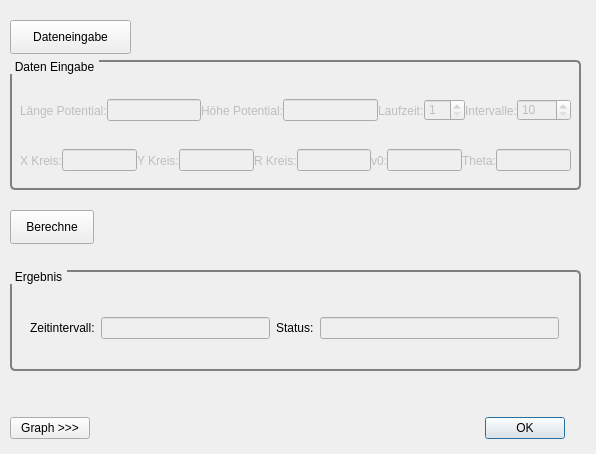
<?xml version="1.0" encoding="UTF-8"?>
<ui version="4.0">
 <class>dlgMinigolf</class>
 <widget class="QDialog" name="dlgMinigolf">
  <property name="geometry">
   <rect>
    <x>0</x>
    <y>0</y>
    <width>596</width>
    <height>454</height>
   </rect>
  </property>
  <property name="windowTitle">
   <string>Simulation: Minigolf</string>
  </property>
  <widget class="QPushButton" name="pbBerechne">
   <property name="geometry">
    <rect>
     <x>10</x>
     <y>210</y>
     <width>84</width>
     <height>34</height>
    </rect>
   </property>
   <property name="text">
    <string>Berechne</string>
   </property>
  </widget>
  <widget class="QWidget" name="layoutWidget">
   <property name="geometry">
    <rect>
     <x>10</x>
     <y>410</y>
     <width>555</width>
     <height>36</height>
    </rect>
   </property>
   <layout class="QHBoxLayout" name="horizontalLayout_3">
    <item>
     <widget class="QPushButton" name="pbGraphik">
      <property name="text">
       <string>Graph &gt;&gt;&gt;</string>
      </property>
     </widget>
    </item>
    <item>
     <spacer name="horizontalSpacer">
      <property name="orientation">
       <enum>Qt::Horizontal</enum>
      </property>
      <property name="sizeHint" stdset="0">
       <size>
        <width>98</width>
        <height>20</height>
       </size>
      </property>
     </spacer>
    </item>
    <item>
     <widget class="QDialogButtonBox" name="buttonBox">
      <property name="orientation">
       <enum>Qt::Horizontal</enum>
      </property>
      <property name="standardButtons">
       <set>QDialogButtonBox::Ok</set>
      </property>
     </widget>
    </item>
   </layout>
  </widget>
  <widget class="QWidget" name="verticalLayoutWidget">
   <property name="geometry">
    <rect>
     <x>660</x>
     <y>80</y>
     <width>391</width>
     <height>361</height>
    </rect>
   </property>
   <layout class="QVBoxLayout" name="lyGraph"/>
  </widget>
  <widget class="QGroupBox" name="gbDatenEingabe">
   <property name="enabled">
    <bool>false</bool>
   </property>
   <property name="geometry">
    <rect>
     <x>10</x>
     <y>60</y>
     <width>571</width>
     <height>130</height>
    </rect>
   </property>
   <property name="styleSheet">
    <string notr="true">QGroupBox {
    background-color: qlineargradient(x1: 0, y1: 0, x2: 0, y2: 1,
                                      stop: 0 #00E0E0, stop: 1 #FFFFFF);
    border: 2px solid gray;
    border-radius: 5px;
    margin-top: 1ex; /* leave space at the top for the title */
}

QGroupBox::title {
    subcontrol-origin: margin;
    subcontrol-position: top left; /* position at the top left */
    padding: 0 3px;
color: black;
    background-color: qlineargradient(x1: 0, y1: 0, x2: 0, y2: 1,
                                      stop: 0 #FF0ECE, stop: 1 #FFFFFF);
}</string>
   </property>
   <property name="title">
    <string>Daten Eingabe</string>
   </property>
   <widget class="QWidget" name="layoutWidget_3">
    <property name="geometry">
     <rect>
      <x>10</x>
      <y>30</y>
      <width>551</width>
      <height>41</height>
     </rect>
    </property>
    <layout class="QHBoxLayout" name="hlyMinigolf_Box">
     <property name="spacing">
      <number>0</number>
     </property>
     <item>
      <widget class="QLabel" name="lbPotentialWidth">
       <property name="enabled">
        <bool>false</bool>
       </property>
       <property name="text">
        <string>Länge Potential:</string>
       </property>
       <property name="buddy">
        <cstring>lePotentialWidthInput</cstring>
       </property>
      </widget>
     </item>
     <item>
      <widget class="QLineEdit" name="lePotentialWidthInput">
       <property name="enabled">
        <bool>false</bool>
       </property>
       <property name="maximumSize">
        <size>
         <width>998</width>
         <height>16777215</height>
        </size>
       </property>
       <property name="maxLength">
        <number>100</number>
       </property>
      </widget>
     </item>
     <item>
      <widget class="QLabel" name="lbPotentialHeight">
       <property name="enabled">
        <bool>false</bool>
       </property>
       <property name="text">
        <string>Höhe Potential:</string>
       </property>
       <property name="buddy">
        <cstring>lePotentialWidthInput</cstring>
       </property>
      </widget>
     </item>
     <item>
      <widget class="QLineEdit" name="lePotentialHeightInput">
       <property name="enabled">
        <bool>false</bool>
       </property>
       <property name="maximumSize">
        <size>
         <width>998</width>
         <height>16777215</height>
        </size>
       </property>
       <property name="maxLength">
        <number>100</number>
       </property>
      </widget>
     </item>
     <item>
      <widget class="QLabel" name="lbLaufzeit_2">
       <property name="text">
        <string>Laufzeit:</string>
       </property>
      </widget>
     </item>
     <item>
      <widget class="QSpinBox" name="spLaufzeitInput">
       <property name="enabled">
        <bool>false</bool>
       </property>
       <property name="minimum">
        <number>1</number>
       </property>
       <property name="maximum">
        <number>60</number>
       </property>
      </widget>
     </item>
     <item>
      <widget class="QLabel" name="lbIntervalle_2">
       <property name="text">
        <string>Intervalle:</string>
       </property>
      </widget>
     </item>
     <item>
      <widget class="QSpinBox" name="spIntervalleInput">
       <property name="enabled">
        <bool>false</bool>
       </property>
       <property name="minimum">
        <number>10</number>
       </property>
       <property name="maximum">
        <number>1000</number>
       </property>
      </widget>
     </item>
    </layout>
   </widget>
   <widget class="QWidget" name="layoutWidget_4">
    <property name="geometry">
     <rect>
      <x>10</x>
      <y>80</y>
      <width>551</width>
      <height>41</height>
     </rect>
    </property>
    <layout class="QHBoxLayout" name="hlyMinigolf_Box_2">
     <property name="spacing">
      <number>0</number>
     </property>
     <item>
      <widget class="QLabel" name="lbXKreis">
       <property name="text">
        <string>X Kreis:</string>
       </property>
      </widget>
     </item>
     <item>
      <widget class="QLineEdit" name="leXKreisInput">
       <property name="enabled">
        <bool>false</bool>
       </property>
      </widget>
     </item>
     <item>
      <widget class="QLabel" name="lbYKreis">
       <property name="text">
        <string>Y Kreis:</string>
       </property>
      </widget>
     </item>
     <item>
      <widget class="QLineEdit" name="leYKreisInput">
       <property name="enabled">
        <bool>false</bool>
       </property>
      </widget>
     </item>
     <item>
      <widget class="QLabel" name="lbRaduisKreis">
       <property name="text">
        <string>R Kreis:</string>
       </property>
      </widget>
     </item>
     <item>
      <widget class="QLineEdit" name="leRadiusKreisInput">
       <property name="enabled">
        <bool>false</bool>
       </property>
      </widget>
     </item>
     <item>
      <widget class="QLabel" name="lbV0">
       <property name="toolTip">
        <string>&lt;html&gt;&lt;head/&gt;&lt;body&gt;&lt;p&gt;Anfangsgeschwingikeit [m/s]&lt;/p&gt;&lt;/body&gt;&lt;/html&gt;</string>
       </property>
       <property name="text">
        <string>v0:</string>
       </property>
      </widget>
     </item>
     <item>
      <widget class="QLineEdit" name="leV0Input">
       <property name="enabled">
        <bool>false</bool>
       </property>
       <property name="toolTip">
        <string>&lt;html&gt;&lt;head/&gt;&lt;body&gt;&lt;p&gt;Anfangsgeschwingikeit [m/s]&lt;/p&gt;&lt;/body&gt;&lt;/html&gt;</string>
       </property>
      </widget>
     </item>
     <item>
      <widget class="QLabel" name="lbTheta">
       <property name="toolTip">
        <string>&lt;html&gt;&lt;head/&gt;&lt;body&gt;&lt;p&gt;Anfangsgeschwingikeit [m/s]&lt;/p&gt;&lt;/body&gt;&lt;/html&gt;</string>
       </property>
       <property name="text">
        <string>Theta:</string>
       </property>
      </widget>
     </item>
     <item>
      <widget class="QLineEdit" name="leThetaInput">
       <property name="enabled">
        <bool>false</bool>
       </property>
       <property name="toolTip">
        <string>&lt;html&gt;&lt;head/&gt;&lt;body&gt;&lt;p&gt;Anfangsgeschwingikeit [m/s]&lt;/p&gt;&lt;/body&gt;&lt;/html&gt;</string>
       </property>
      </widget>
     </item>
    </layout>
   </widget>
  </widget>
  <widget class="QPushButton" name="pbEingabe">
   <property name="geometry">
    <rect>
     <x>10</x>
     <y>20</y>
     <width>121</width>
     <height>34</height>
    </rect>
   </property>
   <property name="text">
    <string>Dateneingabe</string>
   </property>
  </widget>
  <widget class="Line" name="line">
   <property name="geometry">
    <rect>
     <x>630</x>
     <y>10</y>
     <width>20</width>
     <height>441</height>
    </rect>
   </property>
   <property name="orientation">
    <enum>Qt::Vertical</enum>
   </property>
  </widget>
  <widget class="QLabel" name="lbGraphExtensionTitel">
   <property name="geometry">
    <rect>
     <x>660</x>
     <y>30</y>
     <width>321</width>
     <height>31</height>
    </rect>
   </property>
   <property name="styleSheet">
    <string notr="true">QLabel{
    border: 2px solid green;
    border-radius: 4px;
    padding: 2px;
}</string>
   </property>
   <property name="text">
    <string>Graphik Titel</string>
   </property>
  </widget>
  <widget class="QGroupBox" name="gbErgbnis">
   <property name="geometry">
    <rect>
     <x>10</x>
     <y>270</y>
     <width>571</width>
     <height>101</height>
    </rect>
   </property>
   <property name="styleSheet">
    <string notr="true">QGroupBox {
    background-color: qlineargradient(x1: 0, y1: 0, x2: 0, y2: 1,
                                      stop: 0 #00E0E0, stop: 1 #FFFFFF);
    border: 2px solid gray;
    border-radius: 5px;
    margin-top: 1ex; /* leave space at the top for the title */
}

QGroupBox::title {
    subcontrol-origin: margin;
    subcontrol-position: top left; /* position at the top left */
    padding: 0 3px;
color: black;
    background-color: qlineargradient(x1: 0, y1: 0, x2: 0, y2: 1,
                                      stop: 0 #FF0ECE, stop: 1 #FFFFFF);
}</string>
   </property>
   <property name="title">
    <string>Ergebnis</string>
   </property>
   <widget class="QWidget" name="layoutWidget">
    <property name="geometry">
     <rect>
      <x>20</x>
      <y>40</y>
      <width>529</width>
      <height>36</height>
     </rect>
    </property>
    <layout class="QHBoxLayout" name="horizontalLayout_10">
     <item>
      <layout class="QHBoxLayout" name="horizontalLayout_11">
       <item>
        <widget class="QLabel" name="lbIntervallLaenge">
         <property name="text">
          <string>Zeitintervall:</string>
         </property>
        </widget>
       </item>
       <item>
        <widget class="QLineEdit" name="leZeitintervall">
         <property name="enabled">
          <bool>false</bool>
         </property>
        </widget>
       </item>
      </layout>
     </item>
     <item>
      <widget class="QLabel" name="lbStatus">
       <property name="text">
        <string>Status:</string>
       </property>
      </widget>
     </item>
     <item>
      <widget class="QLineEdit" name="leStatus">
       <property name="enabled">
        <bool>false</bool>
       </property>
      </widget>
     </item>
    </layout>
   </widget>
  </widget>
 </widget>
 <resources/>
 <connections>
  <connection>
   <sender>buttonBox</sender>
   <signal>accepted()</signal>
   <receiver>dlgMinigolf</receiver>
   <slot>accept()</slot>
   <hints>
    <hint type="sourcelabel">
     <x>248</x>
     <y>254</y>
    </hint>
    <hint type="destinationlabel">
     <x>157</x>
     <y>274</y>
    </hint>
   </hints>
  </connection>
 </connections>
</ui>
